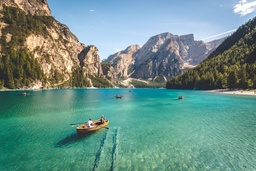
#> input picture Final_Assignment/question_5/Image-1.jpg, 256 x 171 px, shrunk from 800 x 533 before the run
$ jupyter execute seam.ipynb   (older library calls are emulated)
#> lines starting #> are read from the running program, lines starting #| are printed output that depends on the picture
[cell 1]
import cv2
import numpy as np

from scipy.ndimage.filters import convolve

from tqdm import trange

## Computing Energy

The energy is computed by $e_i(I)=\left|\frac{\partial I}{\partial x}\right| + \left|\frac{\partial I}{\partial y}\right|$.

Using Sobel Filters, \
$p^{\prime}_u = \begin{bmatrix} +1 & +2 & +1\\ 0 & 0 & 0 \\ -1 & -2 & -1 \end{bmatrix} \circledast I$ and
$p^{\prime}_v = \begin{bmatrix} +1 & 0 & -1\\ +2 & 0 & -2 \\ +1 & 0 & -1 \end{bmatrix} \circledast I$, we compute the derivative as $e_i(I)=\left|p^{\prime}_u\right| + \left|p^{\prime}_v\right|$.

[Source](https://en.wikipedia.org/wiki/Image_derivatives)

## Fnding the Seam with least Energy

To compute the seam with the least energy, we dynamically compute $M\left(i,j\right)=e\left(i,j\right)+\min\left( M\left(i-1,j-1\right), M\left(i-1,j\right), M\left(i-1,j+1\right)\right)$ where $M\left(i,j\right)$ stores the minimum energy value stored upto the pixel $\left(i,j\right)$.

The minimum energy thus will be stored in the last row of **M** and **backtrack** stores the list of pixels present in this s

[Inspired from](https://karthikkaranth.me/blog/implementing-seam-carving-with-python/)

## Deleting the Minimum Seam

We recursively remove the seam with minimum energy till we reach the image of required size.

[cell 2]
class Seam():
    def __init__(self, path):
#> called with path = 'Image-1.jpg'
        self.image = cv2.imread(path)
#> self.image is the input picture: shape (171, 256, 3); mean B, G, R 135.8, 143.5, 106.8
        self.name = path.split('.')[0]

    def findEnergy(self, image):
        filter_du = np.array([ [1.0, 2.0, 1.0], [0.0, 0.0, 0.0], [-1.0, -2.0, -1.0],])
        filter_dv = np.array([ [1.0, 0.0, -1.0], [2.0, 0.0, -2.0], [1.0, 0.0, -1.0],])

        filter_du = np.stack([filter_du] * 3, axis=2)
        filter_dv = np.stack([filter_dv] * 3, axis=2)

        convolved = np.absolute(convolve(image, filter_du)) + np.absolute(convolve(image, filter_dv))

        energy = convolved.sum(axis=2)

        return energy

    def minimum_seam(self, image):
        row, column, _ = image.shape
        energy = self.findEnergy(image)

        M = energy.copy()
        backtrack = np.zeros_like(M, dtype=np.int)

        for i in range(1, row):
            for j in range(0, column):

                if j == 0:
                    idx = np.argmin( M[i-1, j:j+2] )
                    backtrack[i, j] = idx + j
                    min_energy = M[i-1, idx+j]
                else:
                    idx = np.argmin(M[i-1, j-1:j+2])
                    backtrack[i, j] = idx +j-1
                    min_energy = M[i-1, idx+j-1]

                M[i, j] += min_energy

        return M, backtrack

    def carve(self, image):
        row, column, _ = image.shape

        M, backtrack = self.minimum_seam(image)

        mask = np.ones((row, column), dtype=np.bool)

        j = np.argmin(M[-1])

        for i in reversed(range(row)):

            mask[i, j] = False
            j = backtrack[i, j]

        mask = np.stack([mask] * 3, axis=2)

        image = image[mask].reshape((row, column-1, 3))

        return image

    def crop(self, image, scale):
#> called with scale = 0.5
        row, column, _ = image.shape
#> row = 171; column = 256
        new = int(scale * column)
#> new = 128

        for i in trange(column - new):
            image = self.carve(image)
#> this loop made 128 passes
#> pass 1, in findEnergy, `convolved = np.absolute(convolve(image, filter_du)) + np.absolute(conv..`:
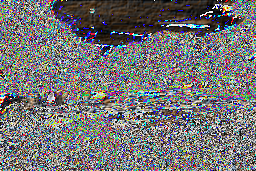
#> convolved: shape (171, 256, 3); mean B, G, R 116.2, 115.2, 115.8
#> pass 1, in findEnergy, `energy = convolved.sum(axis=2)`:
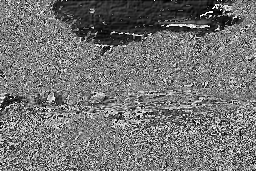
#> energy: shape (171, 256) uint64; min 0, max 762, mean 347.2; drawn with min black and max white
#> pass 1, in carve, `M, backtrack = self.minimum_seam(image)`:
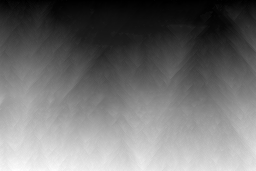
#> M: shape (171, 256) uint64; min 0, max 32398, mean 14365.3; drawn with min black and max white
#> pass 1, in carve, `M, backtrack = self.minimum_seam(image)`:
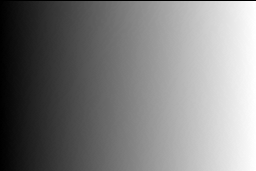
#> backtrack: shape (171, 256) int64; min 0, max 255, mean 126.7
#> after the loop:
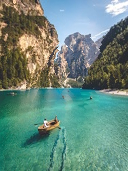
#> image: shape (171, 128, 3); mean of channels 0, 1, 2 125.3, 136.5, 103.8; drawn as B, G, R

        return image

    def crop_column(self, scale_column):
        image = self.image
        image = self.crop(image, scale_column)

        fname = self.name + "_scaled_column_by_" + str(scale_column) + ".png"
        cv2.imwrite(fname, image)
        return image

    def crop_row(self, scale_row):
        image = self.image
        image = np.rot90(image, 1, (0, 1))
        image = self.crop(image, scale_row)
        image = np.rot90(image, 3, (0, 1))

        fname = self.name + "_scaled_row_by_" + str(scale_row) + ".png"
        cv2.imwrite(fname, image)

        return image

[cell 3]
img1 = Seam("Image-1.jpg")
out1 = img1.crop_column(0.5)

[cell 4]
img2 = Seam("Image-2.jpg")
#> call 2 of __init__, with path = 'Image-2.jpg'
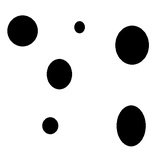
#> input picture Final_Assignment/question_2/Image-2.jpg, 164 x 164 px, shrunk from 512 x 512 before the run, found by its file name
#> in __init__, self.image is the input picture: shape (164, 164, 3); min 0, max 255, mean 220.5
out2 = img2.crop_column(0.5)
#> call 2 of crop, with scale = 0.5
#> the loop in crop (call 2), `for i in trange(column - new):` made 82 passes
#> pass 1, in findEnergy (call 129), `convolved = np.absolute(convolve(image, filter_du)) + np.absolute(conv..`:
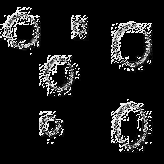
#> convolved: shape (164, 164, 3); min 0, max 254, mean 26.8
#> pass 1, in carve (call 129), `M, backtrack = self.minimum_seam(image)`:
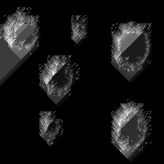
#> M: shape (164, 164) uint64; min 0, max 4110, mean 356.5; drawn with min black and max white
#> pass 1, in carve (call 129), `M, backtrack = self.minimum_seam(image)`:
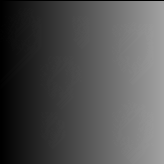
#> backtrack: shape (164, 164) int64; min 0, max 162, mean 80.3
#> after the loop in crop (call 2), `for i in trange(column - new):`:
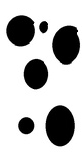
#> image: shape (164, 82, 3); min 0, max 255, mean 191.4
